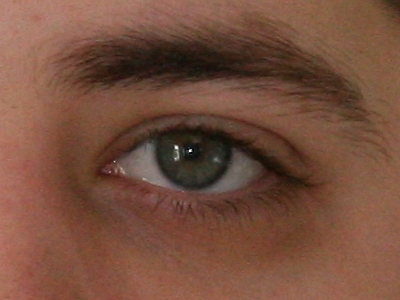
#> input picture UBIRIS_200_150/Sessao_1/C112_S2_I1.jpg, 400 x 300 px; its folder holds only this picture in this run
$ python iris_extraction.py
#> lines starting #> are read from the running program, lines starting #| are printed output that depends on the picture; after the words box and inside, x2 and y2 are one past the last pixel; in counts of white or black regions, pixels touching at a corner belong together
import cv2
import numpy as np
import glob
import pickle
import random

eye_cascade = cv2.CascadeClassifier('haarcascade_eye.xml')

def transform_image(img, threshold):

    retval, threshold = cv2.threshold(img, threshold, 255, cv2.THRESH_BINARY)
    opening = cv2.morphologyEx(threshold, cv2.MORPH_OPEN, kernel)
    closing = cv2.morphologyEx(threshold, cv2.MORPH_CLOSE, kernel)
    close = closing

    open_close = cv2.bitwise_or(opening, closing, mask = None)

    return open_close, opening, close

imgs = []
label = 0
final_output = []
lables = []
eye_detected_imgs = []
iris_eye_detected_imgs = []


# ***** EYE DETECTION ******

for filepath in glob.iglob('UBIRIS_200_150/Sessao_1/'):

    num_in_folder = 0

    for filefilepath in glob.iglob(filepath+'/*'):
        if filefilepath[-1] == 'g':

            img = cv2.imread(filefilepath)
#> img is the input picture: shape (300, 400, 3); mean B, G, R 61.5, 79.1, 118.7
            imgs_colored = cv2.imread(filefilepath)
            img = cv2.resize(img,(400,300))

            img = cv2.cvtColor(img,	cv2.COLOR_BGR2GRAY)
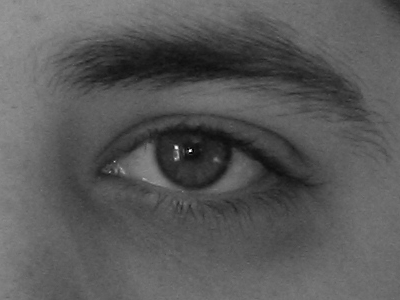
#> img: shape (300, 400); min 0, max 255, mean 88.9
            imgs.append([img,num_in_folder,label,imgs_colored])
            num_in_folder = num_in_folder+1
    label = label+1


eyes_num = 0
for i, j, L, c in imgs:

    # i = cv2.resize(i, (400, 400))
    eyes = eye_cascade.detectMultiScale(i, 1.01, 0)
    if len(eyes) > 1:
        print(eyes_num)
        eye_detected_imgs.append(imgs[eyes_num])
        eyes_num = eyes_num+1
        maximum_area = -3

        for (ex, ey, ew, eh) in eyes:
            area = ew*eh
            if area > maximum_area:
                maximum_area = area
                maximum_width = ew
                point_x = ex
                point_y = ey
                maximum_height = eh
#> this loop made 1 pass
#> (j, L, eyes_num) on pass 1: (0, 0, 1)
#| 0
#> after the loop, eye_detected_imgs = 1 item; eyes_num = 1; maximum_height = 300; maximum_width = 300; point_x = 30; point_y = 0

        # cv2.rectangle(c, (point_x, point_y), (point_x+maximum_width, +maximum_height), (255, 0, 0), 2)

print("total_eyes_found = ", eyes_num)
#| total_eyes_found =  1
print("total images number ", len(imgs))
#| total images number  1


# ***** IRIS DETECTION *****

iris_num = 0
for i, j, L, c in eye_detected_imgs:

    circles = cv2.HoughCircles(i, cv2.HOUGH_GRADIENT, 10, 100)
    if circles is not None:
        circles = np.round(circles[0, :]).astype("int")
        maximum_average = 10000000000000
        key = True

        for(x, y, r) in circles:

            if x+r <= max(i.shape) and y+r <= max(i.shape) and x-r > 0 and y-r > 0 and r > 20:
                key = False
                new_roi = i[y-r:y+r, x-r:x+r]
                average = np.average(new_roi)

                if average < maximum_average:
                    maximum_r = r
                    point_x = x
                    point_y = y
                    maximum_average = average

        if key:
            #print("key opened")
            for (x, y, r) in circles:
                    maximum_radius = -4
                    if r > maximum_radius:
                        maximum_r = r
                        point_x = x
                        point_y = y
                        maximum_average = average

        cv2.imwrite('UBIRIS_200_150/Sessao_1/paper/iris/'+str(L)+'.'+str(j)+'.jpg', c)
        iris_eye_detected_imgs.append(eye_detected_imgs[iris_num])
        iris_num = iris_num+1
#> this loop made 1 pass
#> (j, L, iris_num) on pass 1: (0, 0, 1)
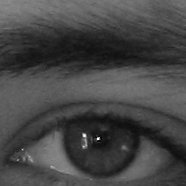
#> new_roi: shape (186, 186); min 0, max 255, mean 70.1
#> after the loop, iris_eye_detected_imgs = 1 item; iris_num = 1

print("total_iris_found = ", iris_num)
#| total_iris_found =  1
print("total images number ", len(imgs))
#| total images number  1
# *** IRIS DETECTION END ***


imgs = iris_eye_detected_imgs
#> imgs = 1 item
kernel = np.ones((5, 5), np.uint8)
random.shuffle(imgs)
test = []
for i, j, L, c in imgs:
    gold, silver, diamond = transform_image(i, 0)
    golden_reference = sum(sum(gold))

    for k in range(10, 1000, 10):
        working_img, opening, closing = transform_image(i, k)
        suming = sum(sum(working_img))
        difference = suming-golden_reference
        if difference > 800:
            print("the image threshold = ", k)
            print("the image name " + str(j))
            print(" ")

            cv2.imwrite('UBIRIS_200_150/Sessao_1/paper/threshold/'+str(L)+'.'+str(j)+'.jpg', working_img)
            cv2.imwrite('UBIRIS_200_150/Sessao_1/paper/opening/'+str(L)+'.'+str(j)+'.jpg', opening)
            cv2.imwrite('UBIRIS_200_150/Sessao_1/paper/closing/'+str(L)+'.'+str(j)+'.jpg', closing)
            # print(working_img)
            contours, hierarchy = cv2.findContours(working_img, cv2.RETR_TREE, cv2.CHAIN_APPROX_SIMPLE)[-2:]
            for z in contours:
                # print(z)
                x, y, w, h = cv2.boundingRect(z)
                if x+w < 150 and y+h < 200 and x-w//4 > 0:

                    cv2.rectangle(working_img, (x, y), (x+w, y+h), (0, 255, 0), -2)
                    cv2.imwrite('UBIRIS_200_150/Sessao_1/paper/contour/'+str(L)+'.'+str(j)+'.jpg', working_img)

                contours, hierarchy = cv2.findContours(working_img, cv2.RETR_TREE, cv2.CHAIN_APPROX_SIMPLE)[-2:]

            maximum_area = 0
            maximum_area = 0
            maximum_width = 0
            point_x = 0
            point_y = 0
            maximum_height = 0
            for z in contours:
                #print(len(i))
                x, y, w, h = cv2.boundingRect(z)
                new_area = h*w
                if x+w < 150 and y+h < 200 and new_area > maximum_area and x-w//4>0:
                    maximum_area = new_area
                    maximum_width = w
                    point_x = x
                    point_y = y
                    maximum_height = h

            center_x = point_x+maximum_width//2
            center_y = point_y+maximum_height//2
            radius = 40

            if (center_y-radius > 0 and center_x-radius > 0 and center_y+radius < 200 and center_x+radius < 150):
                new_roi = c[center_y-radius:center_y+radius, center_x-radius:center_x+radius]
                new_roi = cv2.resize(new_roi, (200, 150))
                cv2.imwrite('UBIRIS_200_150/Sessao_1/final_iris2/'+str(L)+'.'+str(j)+'.jpg', new_roi)

            else:
                center_y = c.shape[0]//2
                center_x = c.shape[1]//2
                new_roi = c[center_y-radius:center_y+radius, center_x-radius:center_x+radius]
                new_roi = cv2.resize(new_roi, (200, 150))
                cv2.imwrite('UBIRIS_200_150/Sessao_1/final_iris2/'+str(L)+'.'+str(j)+'.jpg', new_roi)

            cv2.imwrite('UBIRIS_200_150/Sessao_1/edging_5/'+str(L)+'_'+str(j)+'.jpg', i)
            test.append(i)
            final_output.append(new_roi)
            lables.append(L)
            break
#> this loop made 1 pass
#> (j, L, golden_reference) on pass 1: (0, 0, 84800)
#| the image threshold =  30
#| the image name 0
#> pass 1, in transform_image, `retval, threshold = cv2.threshold(img, threshold, 255, cv2.THRESH_BINA..`:
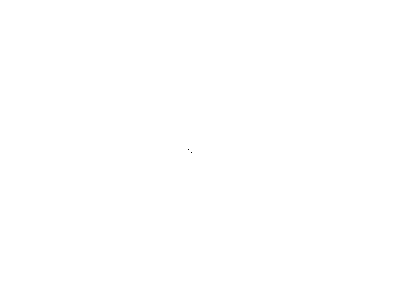
#> threshold: shape (300, 400); 100% white; black in thin lines or dots, all inside (x1, y1, x2, y2) = (188, 149, 192, 153)
#> after the loop:
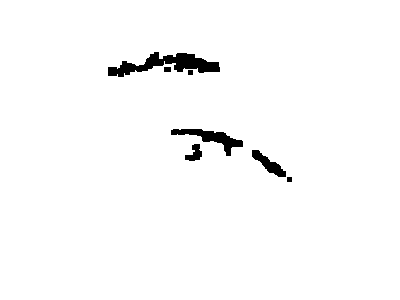
#> working_img: shape (300, 400); 97.9% white; 7 black regions, largest, box (x1, y1, x2, y2) and area: (108, 52, 220, 77) 1254, (171, 129, 243, 156) 646, (252, 150, 286, 177) 353
#> after the loop, final_output = 1 item; lables = [0]; test = 1 item

print("the length of final output = ", len(final_output))
#| the length of final output =  1
print("the of lables = ", len(lables))
#| the of lables =  1

final_output=np.array(final_output)
print(final_output.shape)
#| (1, 150, 200, 3)

test=np.array(test)
print(test.shape)
#| (1, 300, 400)

pickle_out = open("test_ubiris.pickle", "wb")
pickle.dump(test, pickle_out)
pickle_out.close()

pickle_out = open("ubiris_features.pickle", "wb")
pickle.dump(final_output, pickle_out)
pickle_out.close()

pickle_out = open("ubiris_lables.pickle", "wb")
pickle.dump(lables, pickle_out)
pickle_out.close()

$ run again, on UBIRIS_200_150/Sessao_1/C196_S1_I9.jpg
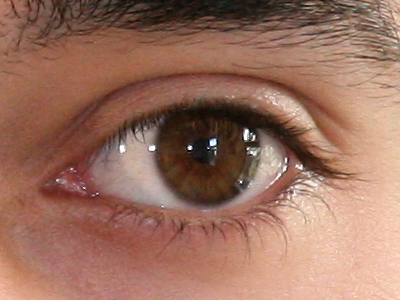
#> input picture UBIRIS_200_150/Sessao_1/C196_S1_I9.jpg, 400 x 300 px
#> img is the input picture: shape (300, 400, 3); mean B, G, R 94.9, 112, 155
#> img: shape (300, 400)
#> the loop `for i, j, L, c in imgs:` made 1 pass
#> (j, L, eyes_num) on pass 1: (0, 0, 1)
#> (printed output is left out)
#> after the loop `for i, j, L, c in imgs:`: eye_detected_imgs = 1 item; eyes_num = 1; maximum_height = 300; point_x = 15; point_y = 0
#| total_eyes_found =  1
#| total images number  1
#> the loop `for i, j, L, c in eye_detected_imgs: ` made 1 pass
#> (j, L, iris_num) on pass 1: (0, 0, 1)
#> after the loop `for i, j, L, c in eye_detected_imgs:`:
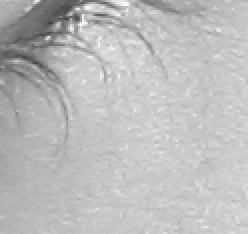
#> new_roi: shape (117, 124) (shown 2 times larger); min 66, max 249, mean 188.2
#> after the loop `for i, j, L, c in eye_detected_imgs:`: iris_eye_detected_imgs = 1 item; iris_num = 1
#| total_iris_found =  1
#| total images number  1
#> imgs = 1 item
#> the loop `for i, j, L, c in imgs:` made 1 pass
#> (j, L, golden_reference) on pass 1: (0, 0, 84800)
#> pass 1, in transform_image (call 3), `retval, threshold = cv2.threshold(img, threshold, 255, cv2.THRESH_BINA..`:
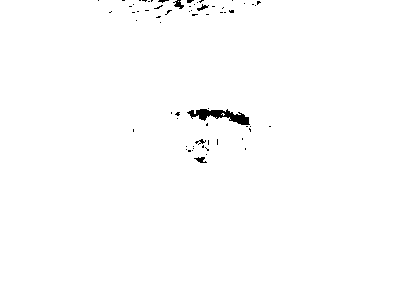
#> threshold: shape (300, 400); 99.3% white; 65 black regions (60 under 20 px), largest, box (x1, y1, x2, y2) and area: (187, 109, 250, 125) 466, (173, 0, 184, 9) 51, (194, 157, 207, 163) 43, (197, 4, 209, 11) 34, (195, 139, 206, 145) 27
#> after the loop `for i, j, L, c in imgs:`: final_output = []
#| the length of final output =  0
#| the of lables =  0
#> `final_output=np.array(final_output)`: final_output = empty array
#| (0,)
#| (0,)

$ run again, on UBIRIS_200_150/Sessao_1/C197_S1_I6.jpg
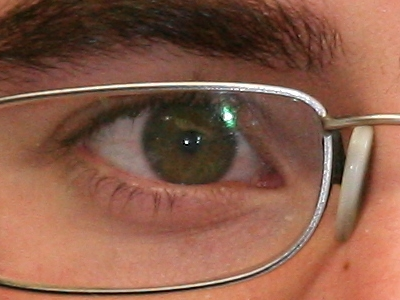
#> input picture UBIRIS_200_150/Sessao_1/C197_S1_I6.jpg, 400 x 300 px
#> img is the input picture: shape (300, 400, 3); mean B, G, R 73.6, 92.7, 138.2
#> img: shape (300, 400)
#> the loop `for i, j, L, c in imgs:` made 1 pass
#> (j, L, eyes_num) on pass 1: (0, 0, 1)
#> (printed output is left out)
#> after the loop `for i, j, L, c in imgs:`: eye_detected_imgs = 1 item; eyes_num = 1; maximum_height = 300; point_x = 30; point_y = 0
#| total_eyes_found =  1
#| total images number  1
#> the loop `for i, j, L, c in eye_detected_imgs: ` made 1 pass
#> (j, L, iris_num) on pass 1: (0, 0, 1)
#> after the loop `for i, j, L, c in eye_detected_imgs:`:
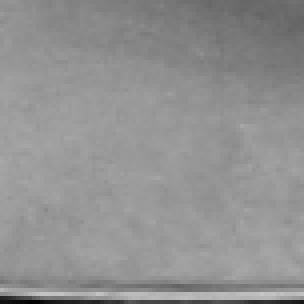
#> new_roi: shape (76, 76) (shown 4 times larger); min 3, max 198, mean 145.1
#> after the loop `for i, j, L, c in eye_detected_imgs:`: iris_eye_detected_imgs = 1 item; iris_num = 1
#| total_iris_found =  1
#| total images number  1
#> imgs = 1 item
#> the loop `for i, j, L, c in imgs:` made 1 pass
#> (j, L, golden_reference) on pass 1: (0, 0, 84800)
#> (printed output is left out)
#> after the loop `for i, j, L, c in imgs:`:
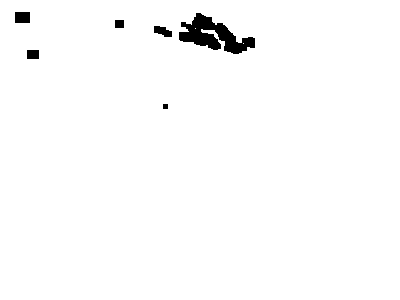
#> working_img: shape (300, 400); 98.4% white; 6 black regions, box (x1, y1, x2, y2) and area: (179, 13, 255, 54) 1451, (15, 12, 30, 23) 165, (154, 26, 172, 37) 133, (27, 50, 39, 59) 108, (115, 20, 124, 28) 72, (163, 104, 168, 109) 25
#> after the loop `for i, j, L, c in imgs:`: lables = [0]; test = 1 item
#| the length of final output =  1
#| the of lables =  1
#| (1, 150, 200, 3)
#| (1, 300, 400)

$ run again, on UBIRIS_200_150/Sessao_1/C199_S2_I15.jpg
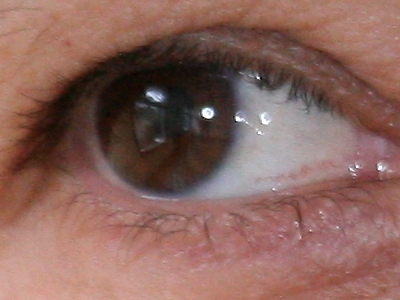
#> input picture UBIRIS_200_150/Sessao_1/C199_S2_I15.jpg, 400 x 300 px
#> img is the input picture: shape (300, 400, 3); mean B, G, R 91.8, 99.7, 137.3
#> img: shape (300, 400)
#> the loop `for i, j, L, c in imgs:` made 1 pass
#> (j, L, eyes_num) on pass 1: (0, 0, 1)
#> (printed output is left out)
#> after the loop `for i, j, L, c in imgs:`: eye_detected_imgs = 1 item; eyes_num = 1; maximum_height = 300; point_x = 75; point_y = 0
#| total_eyes_found =  1
#| total images number  1
#> the loop `for i, j, L, c in eye_detected_imgs: ` made 1 pass
#> (j, L, iris_num) on pass 1: (0, 0, 1)
#> after the loop `for i, j, L, c in eye_detected_imgs:`:
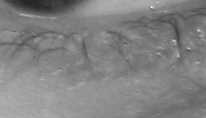
#> new_roi: shape (118, 206); min 35, max 251, mean 129.9
#> after the loop `for i, j, L, c in eye_detected_imgs:`: iris_eye_detected_imgs = 1 item; iris_num = 1
#| total_iris_found =  1
#| total images number  1
#> imgs = 1 item
#> the loop `for i, j, L, c in imgs:` made 1 pass
#> (j, L, golden_reference) on pass 1: (0, 0, 84800)
#> (printed output is left out)
#> after the loop `for i, j, L, c in imgs:`:
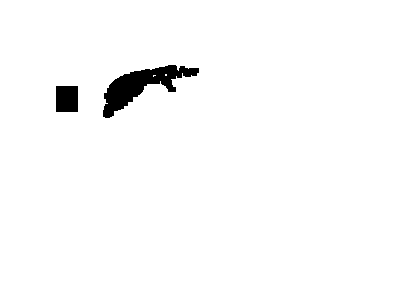
#> working_img: shape (300, 400); 97.9% white; 2 black regions, box (x1, y1, x2, y2) and area: (103, 65, 199, 118) 1935, (56, 86, 78, 112) 572
#> after the loop `for i, j, L, c in imgs:`: lables = [0]; test = 1 item
#| the length of final output =  1
#| the of lables =  1
#| (1, 150, 200, 3)
#| (1, 300, 400)

$ run again, on UBIRIS_200_150/Sessao_1/C145_S1_I6.jpg
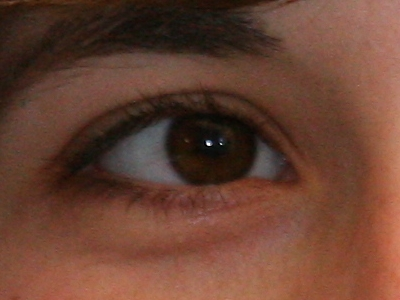
#> input picture UBIRIS_200_150/Sessao_1/C145_S1_I6.jpg, 400 x 300 px
#> img is the input picture: shape (300, 400, 3); mean B, G, R 50.6, 66, 105
#> img: shape (300, 400)
#> the loop `for i, j, L, c in imgs:` made 1 pass
#> (j, L, eyes_num) on pass 1: (0, 0, 1)
#> (printed output is left out)
#> after the loop `for i, j, L, c in imgs:`: eye_detected_imgs = 1 item; eyes_num = 1; maximum_height = 300; point_x = 0
#| total_eyes_found =  1
#| total images number  1
#> the loop `for i, j, L, c in eye_detected_imgs: ` made 1 pass
#> (j, L, iris_num) on pass 1: (0, 0, 1)
#> after the loop `for i, j, L, c in eye_detected_imgs:`: iris_eye_detected_imgs = 1 item; iris_num = 1
#| total_iris_found =  1
#| total images number  1
#> imgs = 1 item
#> the loop `for i, j, L, c in imgs:` made 1 pass
#> (j, L, golden_reference) on pass 1: (0, 0, 84800)
#> (printed output is left out)
#> after the loop `for i, j, L, c in imgs:`:
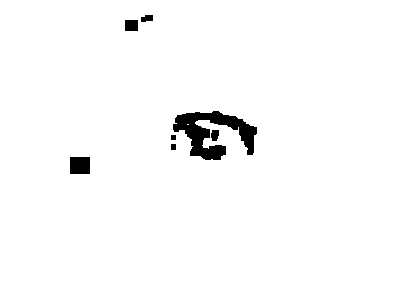
#> working_img: shape (300, 400); 97.8% white; 7 black regions, largest, box (x1, y1, x2, y2) and area: (173, 111, 257, 160) 1928, (70, 157, 90, 174) 340, (125, 20, 138, 31) 143
#> after the loop `for i, j, L, c in imgs:`: lables = [0]; test = 1 item
#| the length of final output =  1
#| the of lables =  1
#| (1, 150, 200, 3)
#| (1, 300, 400)
